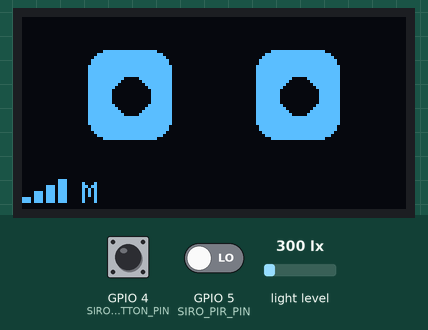
Bench run of a program on a simulated ESP32. On the bench: 128×64 one-colour display. Wiring (inferred from the names in the program): BH1750 light sensor at I2C address 0x23. Inputs (shaded band) come from the test bench; at power-on: GPIO 4 (SIRO_BUTTON_PIN) HIGH, light level 300 lx, GPIO 5 (SIRO_PIR_PIN) LOW. WiFi joins after 1.5 s; servers stay silent unless stated; the local clock reads 2024-03-15 10:24:30 at power-on unless the program sets it; random numbers use the default seed unless the program sets one; no MQTT or app messages arrive unless stated.

Above: at 1.7 s.
2.8 s: GPIO 4 (SIRO_BUTTON_PIN) pulled LOW for 0.15 s
At 3.2 s:
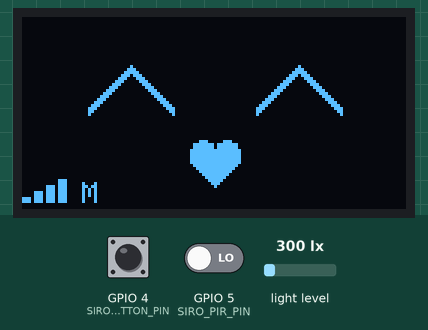
3.5 s: light level set to 40 lx
At 10.7 s:
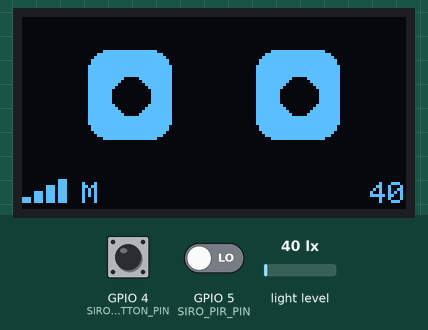
16.8 s: light level set to 500 lx
At 21.0 s:
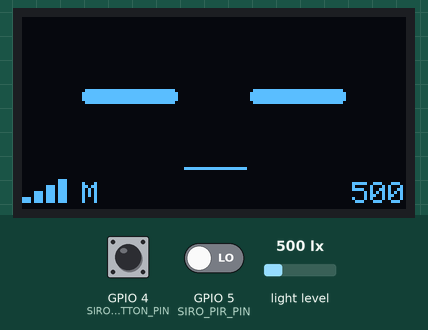
21.8 s: GPIO 4 (SIRO_BUTTON_PIN) pulled LOW for 1 s
At 22.57 s:
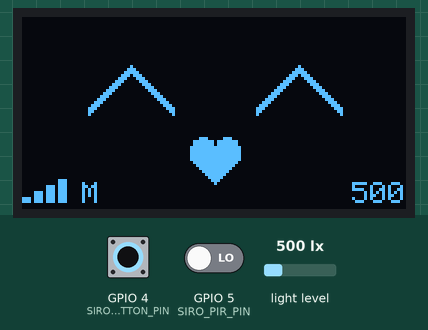
23.4 s: light level set to 1000 lx
At 30.19 s:
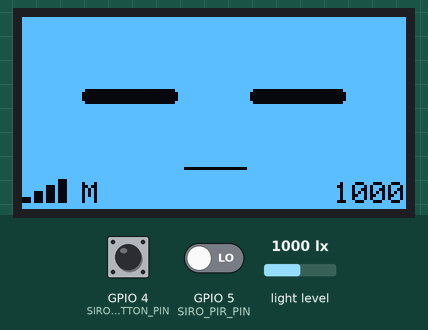
31.6 s: GPIO 4 (SIRO_BUTTON_PIN) pulsed LOW 5 times (0.12 s each, 0.3 s apart)
At 32.39 s:
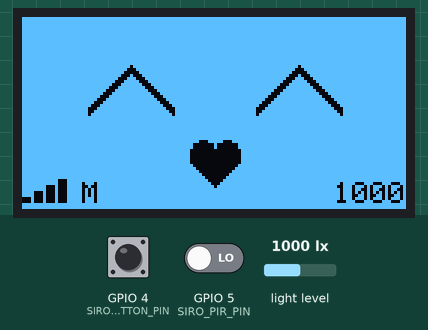

The program:

main.cpp
```cpp
#include <Arduino.h>
#include <HTTPClient.h>
#include <ArduinoJson.h>
#include <ArduinoMqttClient.h>
#include <WiFi.h>
#include <Wire.h>
#include <time.h>

#include "face.h"
#include "secrets.h"
#include "sensor_telemetry.h"

#ifndef SIRO_OLED_ADDRESS
#define SIRO_OLED_ADDRESS 0x3C
#endif

WiFiClient network;
MqttClient mqtt(network);
String prefix = String("siro/devices/") + SIRO_DEVICE_ID + "/";
#if SIRO_HAS_LED
String lastCommandId;
#endif
constexpr time_t minimumSyncedTime = 1700000000;
constexpr uint32_t sensorIntervalMs = 10000UL;
constexpr uint32_t mqttRetryMs = 5000UL;
PirMotionSampler pir(0);
ButtonSampler button;
SiroFace face;
uint32_t lastLightRead = 0;
uint32_t lastStatePublish = 0;
bool lightSensorReady = false;
bool lightValid = false;
bool connectedOnce = false;
float lastLux = 0.0f;
bool mqttUp = false;
uint32_t mqttDownSince = 0;
uint32_t lastMqttAttempt = 0;
uint32_t lastHttpLight = 0;

bool startLightSensor() {
  Wire.beginTransmission(SIRO_BH1750_ADDRESS);
  Wire.write(0x10);  // BH1750 continuous high-resolution measurement.
  return Wire.endTransmission() == 0;
}

bool readLightSensor(float &lux) {
  const uint8_t received = Wire.requestFrom(static_cast<uint8_t>(SIRO_BH1750_ADDRESS),
                                            static_cast<uint8_t>(2));
  if (received != 2) return false;
  const uint16_t raw = (static_cast<uint16_t>(Wire.read()) << 8) |
                       static_cast<uint16_t>(Wire.read());
  lux = luxFromBh1750Raw(raw);
  return true;
}

bool waitForTimeSync() {
  const uint32_t started = millis();
  while (time(nullptr) <= minimumSyncedTime) {
    if (millis() - started >= 30000UL) return false;
    face.update(millis(), true, FaceLink::Down, false, 0.0f);
    delay(50);
  }
  return true;
}

void publishJson(const String &topic, JsonDocument &document, bool retain) {
  String payload;
  serializeJson(document, payload);
  mqtt.beginMessage(topic, payload.length(), retain, 1, false);
  mqtt.print(payload);
  mqtt.endMessage();
}

void publishState() {
  JsonDocument state;
  state["observed_at_epoch"] = time(nullptr);
#if SIRO_HAS_LED
  state["properties"]["power"] = digitalRead(SIRO_LED_PIN) == HIGH;
#endif
  state["properties"]["button_down"] = button.down();
  state["properties"]["button_press_count"] = button.pressCount();
  if (pir.ready()) state["properties"]["motion"] = pir.motion();
  if (lightValid) state["properties"]["illuminance"] = lastLux;
  publishJson(prefix + "state", state, true);
  lastStatePublish = millis();
}

#if SIRO_HAS_LED
void publishAck(const String &commandId, const char *status) {
  JsonDocument ack;
  ack["command_id"] = commandId;
  ack["status"] = status;
  publishJson(prefix + "ack", ack, false);
}

void onMessage(int size) {
  String payload;
  while (mqtt.available() && size-- > 0) payload += static_cast<char>(mqtt.read());
  if (mqtt.messageRetain()) return;  // Never execute a replayed retained command.
  JsonDocument command;
  if (deserializeJson(command, payload)) return;
  String commandId = command["command_id"] | "";
  long expiresAt = command["expires_at_epoch"] | 0;
  if (commandId.length() == 0 || expiresAt <= time(nullptr)) {
    publishAck(commandId, "expired_or_invalid");
    return;
  }
  if (commandId == lastCommandId) {
    publishAck(commandId, "duplicate");
    return;
  }
  if (String(command["action"] | "") != "light.set" ||
      !command["desired_state"]["power"].is<bool>()) {
    publishAck(commandId, "unsupported");
    return;
  }
  digitalWrite(SIRO_LED_PIN, command["desired_state"]["power"].as<bool>() ? HIGH : LOW);
  lastCommandId = commandId;
  publishAck(commandId, "applied");
  publishState();  // Ack alone is not success; gateway confirms this state readback.
}
#endif

// One bounded connect attempt; returns false so loop() can fall back to HTTP.
bool tryConnectMqtt() {
  mqtt.setId(SIRO_DEVICE_ID);
  mqtt.setUsernamePassword(SIRO_MQTT_USERNAME, SIRO_MQTT_PASSWORD);
  mqtt.beginWill(prefix + "availability", 7, true, 1);
  mqtt.print("offline");
  mqtt.endWill();
#if SIRO_HAS_LED
  mqtt.onMessage(onMessage);
#endif
  if (!mqtt.connect(SIRO_MQTT_HOST, SIRO_MQTT_PORT)) return false;
  if (connectedOnce) {
    pir.invalidate();
    lightValid = false;
  }
  mqtt.beginMessage(prefix + "availability", 6, true, 1, false);
  mqtt.print("online");
  mqtt.endMessage();
#if SIRO_HAS_LED
  mqtt.subscribe(prefix + "command", 1);
#endif
  publishState();
  connectedOnce = true;
  return true;
}

// HTTP fallback uses the legacy receiver contract: POST /event {"device","event"[,"lux"]}.
void postHttpEvent(const char *event, bool withLux) {
  if (WiFi.status() != WL_CONNECTED) return;
  JsonDocument body;
  body["device"] = SIRO_HTTP_DEVICE_ID;
  body["event"] = event;
  if (withLux) body["lux"] = lastLux;
  String payload;
  serializeJson(body, payload);
  HTTPClient http;
  http.setTimeout(2000);
  if (!http.begin(SIRO_HTTP_FALLBACK_URL)) return;
  http.addHeader("Content-Type", "application/json");
  http.POST(payload);
  http.end();
}

void setup() {
#if SIRO_HAS_LED
  pinMode(SIRO_LED_PIN, OUTPUT);
#endif
  pinMode(SIRO_PIR_PIN, INPUT);
  pinMode(SIRO_BUTTON_PIN, INPUT_PULLUP);
  button.reset(digitalRead(SIRO_BUTTON_PIN) == LOW);
  Serial.begin(115200);
  pir.reset(millis());
  Wire.begin(SIRO_I2C_SDA_PIN, SIRO_I2C_SCL_PIN);
  Wire.setClock(400000);  // OLED frames are ~1 KB; 100 kHz would stall the sensors.
  face.begin(SIRO_OLED_ADDRESS);
  lightSensorReady = startLightSensor();
  lastLightRead = millis();
  WiFi.begin(SIRO_WIFI_SSID, SIRO_WIFI_PASSWORD);
  while (WiFi.status() != WL_CONNECTED) {
    face.update(millis(), false, FaceLink::Down, false, 0.0f);
    delay(50);
  }
  configTime(0, 0, "pool.ntp.org");
  if (!waitForTimeSync()) {
    Serial.println("NTP synchronization timed out; MQTT remains disconnected.");
    ESP.restart();
    return;
  }
  mqttDownSince = millis();
  lastMqttAttempt = mqttDownSince - mqttRetryMs;
}

void loop() {
  if (time(nullptr) <= minimumSyncedTime) {
    face.update(millis(), true, FaceLink::Down, false, 0.0f);
    delay(50);
    return;
  }
  if (WiFi.status() != WL_CONNECTED) ESP.restart();
  const uint32_t now = millis();
  if (mqtt.connected()) {
    mqttUp = true;
    mqtt.poll();
  } else {
    if (mqttUp) mqttDownSince = now;
    mqttUp = false;
    if (now - lastMqttAttempt >= mqttRetryMs) {
      lastMqttAttempt = now;
      if (tryConnectMqtt()) mqttUp = true;
    }
  }
  const bool httpFallback = !mqttUp && now - mqttDownSince >= SIRO_MQTT_FALLBACK_AFTER_MS;
  const bool motionChanged = pir.update(now, digitalRead(SIRO_PIR_PIN) == HIGH);
  const bool buttonChanged = button.update(now, digitalRead(SIRO_BUTTON_PIN) == LOW);
  if (sensorIntervalElapsed(now, lastLightRead, sensorIntervalMs)) {
    lastLightRead = now;
    if (!lightSensorReady) {
      lightSensorReady = startLightSensor();
    } else {
      float value = 0.0f;
      const bool hadLight = lightValid;
      lightValid = readLightSensor(value);
      if (lightValid) {
        if (hadLight && fabsf(value - lastLux) > fmaxf(80.0f, lastLux * 0.5f)) {
          face.react(FaceMood::Squint, now, 2500);
        }
        lastLux = value;
      } else {
        lightSensorReady = false;
      }
    }
  }
  if (motionChanged && pir.ready() && pir.motion()) face.react(FaceMood::Surprised, now, 3000);
  if (buttonChanged && button.down()) face.react(FaceMood::Happy, now, 2500);
  face.update(now, WiFi.status() == WL_CONNECTED,
              mqttUp ? FaceLink::Mqtt : (httpFallback ? FaceLink::Http : FaceLink::Down),
              lightValid, lastLux);
  if (mqttUp) {
    if (motionChanged || buttonChanged ||
        sensorIntervalElapsed(now, lastStatePublish, sensorIntervalMs)) {
      publishState();
    }
  } else if (httpFallback) {
    if (motionChanged && pir.ready()) postHttpEvent(pir.motion() ? "motion_detected" : "motion_cleared", false);
    if (buttonChanged && button.down()) postHttpEvent("button_pressed", false);
    if (lightValid && sensorIntervalElapsed(now, lastHttpLight, sensorIntervalMs)) {
      lastHttpLight = now;
      postHttpEvent("light_update", true);
    }
  }
  delay(10);
}
```

face.h
```cpp
#pragma once

#include <Adafruit_GFX.h>
#include <Adafruit_SSD1306.h>
#include <Wire.h>

// SIRO's little face on a 128x64 SSD1306. Purely cosmetic: a missing or failing
// display only turns every call into a no-op and never blocks the sensors.
enum class FaceMood : uint8_t { Idle, Surprised, Happy, Squint, Confused, Sleep };
enum class FaceLink : uint8_t { Down, Mqtt, Http };

class SiroFace {
 public:
  bool begin(uint8_t address) {
    Wire.beginTransmission(address);
    if (Wire.endTransmission() != 0) return false;  // No ACK: screen absent.
    ready_ = oled_.begin(SSD1306_SWITCHCAPVCC, address);
    return ready_;
  }

  // A reaction overrides the resting mood for holdMs (motion, button, light jump).
  void react(FaceMood mood, uint32_t now, uint32_t holdMs) {
    mood_ = mood;
    moodStart_ = now;
    moodUntil_ = now + holdMs;
    lastActivity_ = now;
  }

  void update(uint32_t now, bool wifi, FaceLink link, bool luxValid, float lux) {
    if (!ready_ || now - lastFrame_ < frameMs) return;
    lastFrame_ = now;
    const bool reacting = mood_ != FaceMood::Idle && static_cast<int32_t>(moodUntil_ - now) > 0;
    FaceMood mood = FaceMood::Idle;
    if (reacting) {
      mood = mood_;
    } else if (!wifi || now - lastActivity_ > dozeAfterMs) {
      mood = FaceMood::Sleep;  // Dozes off when nothing has happened for a while.
    } else if (link == FaceLink::Down) {
      mood = FaceMood::Confused;
    }
    // Brief flash when a reaction starts so a detection is hard to miss.
    const bool flash = reacting && now - moodStart_ < 150;
    if (flash != inverted_) {
      oled_.invertDisplay(flash);
      inverted_ = flash;
    }
    oled_.clearDisplay();
    switch (mood) {
      case FaceMood::Surprised: drawSurprised(now); break;
      case FaceMood::Happy: drawHappy(now); break;
      case FaceMood::Squint: drawSquint(); break;
      case FaceMood::Confused: drawConfused(now); break;
      case FaceMood::Sleep: drawSleep(now); break;
      default: drawIdle(now); break;
    }
    drawStatus(now, wifi, link, luxValid, lux);
    oled_.display();
  }

 private:
  static constexpr uint32_t frameMs = 80;
  static constexpr uint32_t dozeAfterMs = 150000;
  Adafruit_SSD1306 oled_{128, 64, &Wire, -1};
  bool ready_ = false;
  bool inverted_ = false;
  FaceMood mood_ = FaceMood::Idle;
  uint32_t moodStart_ = 0;
  uint32_t moodUntil_ = 0;
  uint32_t lastFrame_ = 0;
  uint32_t nextBlink_ = 2500;
  uint32_t blinkEnd_ = 0;
  uint32_t nextLook_ = 4000;
  uint32_t lookEnd_ = 0;
  int8_t lookX_ = 0;
  uint32_t nextYawn_ = 40000;
  uint32_t yawnEnd_ = 0;
  uint32_t lastActivity_ = 0;
  uint32_t nextQuirk_ = 15000;
  uint32_t quirkEnd_ = 0;
  uint8_t quirk_ = 0;

  void eye(int cx, int cy, int w, int h, int lookX, int lookY, int pupil) {
    if (h <= 4) {
      oled_.fillRoundRect(cx - w / 2, cy - 1, w, 3, 1, SSD1306_WHITE);
      return;
    }
    oled_.fillRoundRect(cx - w / 2, cy - h / 2, w, h, 7, SSD1306_WHITE);
    if (pupil > 0) oled_.fillCircle(cx + lookX, cy + lookY, pupil, SSD1306_BLACK);
  }

  void heart(int cx, int cy) {
    oled_.fillCircle(cx - 4, cy - 2, 4, SSD1306_WHITE);
    oled_.fillCircle(cx + 4, cy - 2, 4, SSD1306_WHITE);
    oled_.fillTriangle(cx - 8, cy, cx + 8, cy, cx, cy + 9, SSD1306_WHITE);
  }

  void drawIdle(uint32_t now) {
    if (static_cast<int32_t>(now - nextBlink_) >= 0 && blinkEnd_ < nextBlink_) {
      blinkEnd_ = now + 140;
      nextBlink_ = now + random(2500, 6500);
    }
    if (static_cast<int32_t>(now - nextLook_) >= 0 && lookEnd_ < nextLook_) {
      lookX_ = random(0, 2) ? 7 : -7;
      lookEnd_ = now + random(900, 1800);
      nextLook_ = now + random(5000, 10000);
    }
    if (static_cast<int32_t>(now - nextYawn_) >= 0 && yawnEnd_ < nextYawn_) {
      yawnEnd_ = now + 1800;
      nextYawn_ = now + random(45000, 90000);
    }
    if (static_cast<int32_t>(now - nextQuirk_) >= 0 && quirkEnd_ < nextQuirk_) {
      quirk_ = random(0, 3);  // 0 wink, 1 cross-eyed, 2 gaze up
      quirkEnd_ = now + (quirk_ == 1 ? 1200 : 600);
      nextQuirk_ = now + random(12000, 25000);
    }
    const bool quirky = static_cast<int32_t>(quirkEnd_ - now) > 0;
    const bool yawning = static_cast<int32_t>(yawnEnd_ - now) > 0;
    const bool blinking = static_cast<int32_t>(blinkEnd_ - now) > 0;
    const int look = static_cast<int32_t>(lookEnd_ - now) > 0 ? lookX_ : 0;
    const int h = yawning ? 6 : (blinking ? 3 : 30);
    const int cross = quirky && quirk_ == 1 ? 7 : 0;
    const int up = quirky && quirk_ == 2 ? -7 : 0;
    const int rightH = quirky && quirk_ == 0 ? 3 : h;
    eye(36, 26, 28, h, cross ? cross : look, up, 6);
    eye(92, 26, 28, rightH, cross ? -cross : look, up, 6);
    if (yawning) oled_.fillRoundRect(57, 42, 14, 16, 7, SSD1306_WHITE);
  }

  void drawSurprised(uint32_t now) {
    const int shake = (now - moodStart_ < 600) ? ((now / 80) % 2 ? 2 : -2) : 0;
    eye(38 + shake, 26, 34, 40, 0, 0, 3);
    eye(90 + shake, 26, 34, 40, 0, 0, 3);
    oled_.setTextColor(SSD1306_WHITE);
    oled_.setTextSize(2);
    oled_.setCursor(58, 48);
    oled_.print("!");
  }

  void chevron(int cx, int cy) {
    for (int dy = -1; dy <= 1; ++dy) {
      oled_.drawLine(cx - 14, cy + 7 + dy, cx, cy - 7 + dy, SSD1306_WHITE);
      oled_.drawLine(cx, cy - 7 + dy, cx + 14, cy + 7 + dy, SSD1306_WHITE);
    }
  }

  void drawHappy(uint32_t now) {
    chevron(36, 24);
    chevron(92, 24);
    heart(64, 46 + ((now / 200) % 2 ? 1 : 0));
  }

  void drawSquint() {
    eye(36, 26, 32, 5, 0, 0, 0);
    eye(92, 26, 32, 5, 0, 0, 0);
    oled_.drawLine(54, 50, 74, 50, SSD1306_WHITE);
  }

  void drawConfused(uint32_t now) {
    const int wobble = (now / 500) % 2 ? 1 : 0;
    eye(34, 26, 26, 30, 4, -3 + wobble, 5);
    eye(92, 28, 18, 18, 3, -2, 4);
    oled_.setTextColor(SSD1306_WHITE);
    oled_.setTextSize(2);
    oled_.setCursor(108, 0);
    oled_.print("?");
    oled_.drawLine(52, 52, 58, 49, SSD1306_WHITE);
    oled_.drawLine(58, 49, 64, 52, SSD1306_WHITE);
    oled_.drawLine(64, 52, 70, 49, SSD1306_WHITE);
  }

  void drawSleep(uint32_t now) {
    eye(36, 30, 28, 3, 0, 0, 0);
    eye(92, 30, 28, 3, 0, 0, 0);
    const int phase = static_cast<int>((now / 400) % 4);
    oled_.setTextColor(SSD1306_WHITE);
    oled_.setTextSize(1);
    oled_.setCursor(104 + phase * 3, 18 - phase * 3);
    oled_.print("z");
    oled_.setTextSize(2);
    oled_.setCursor(108, 4);
    oled_.print("Z");
  }

  void drawStatus(uint32_t now, bool wifi, FaceLink link, bool luxValid, float lux) {
    oled_.setTextColor(SSD1306_WHITE);
    for (int i = 0; i < 4; ++i) {
      const int barHeight = 2 + i * 2;
      if (wifi) {
        oled_.fillRect(i * 4, 62 - barHeight, 3, barHeight, SSD1306_WHITE);
      } else {
        oled_.drawPixel(i * 4 + 1, 61, SSD1306_WHITE);
      }
    }
    oled_.setTextSize(1);
    oled_.setCursor(20, 55);
    oled_.print(link == FaceLink::Mqtt ? "M" : (link == FaceLink::Http ? "H" : "-"));
    if (luxValid) {
      char text[10];
      snprintf(text, sizeof(text), "%.0f", lux);
      oled_.setCursor(128 - 6 * static_cast<int>(strlen(text)), 55);
      oled_.print(text);
    }
    (void)now;
  }
};
```

secrets.example.h
```cpp
#pragma once

#define SIRO_WIFI_SSID "replace-me"
#define SIRO_WIFI_PASSWORD "replace-me"
#define SIRO_MQTT_HOST "192.0.2.1"
#define SIRO_MQTT_PORT 1883
#define SIRO_MQTT_USERNAME "replace-me"
#define SIRO_MQTT_PASSWORD "replace-me"
#define SIRO_DEVICE_ID "siro-node-mqtt-01"  // Must match SIRO_ESP32_MQTT_DEVICE_ID.

// HTTP fallback: used after MQTT stays unreachable for this long; MQTT is retried
// every 5 s and takes over again when it recovers. The HTTP device ID must be the
// one registered by the Windows receiver path (SIRO_ESP32_HTTP_DEVICE_ID), which is
// deliberately different from the MQTT device ID.
#define SIRO_HTTP_FALLBACK_URL "http://192.0.2.10:8765/event"
#define SIRO_HTTP_DEVICE_ID "siro-node-01"
#define SIRO_MQTT_FALLBACK_AFTER_MS 30000UL

// User's ESP32-S3 N16R8 sketch wiring; confirm physical board before flashing.
#define SIRO_PIR_PIN 5
#define SIRO_BUTTON_PIN 4
#define SIRO_I2C_SDA_PIN 8
#define SIRO_I2C_SCL_PIN 9
#define SIRO_BH1750_ADDRESS 0x23

// This is a sensor-only node by default. Enable only after an LED is wired
// and its GPIO is verified for the exact board variant.
#define SIRO_HAS_LED 0
```

Source omitted: sensor_telemetry.h (3087 bytes)

Measured:
- after the input at 2.8 s, the display: first changes after 0.15 s (image 1 shows a later state)
- what the display in image 0 shows lasts 1.0 s, from 1.6 s to 2.6 s
- what the display in image 2 shows lasts 4.1 s, from 10.1 s to 14.2 s
